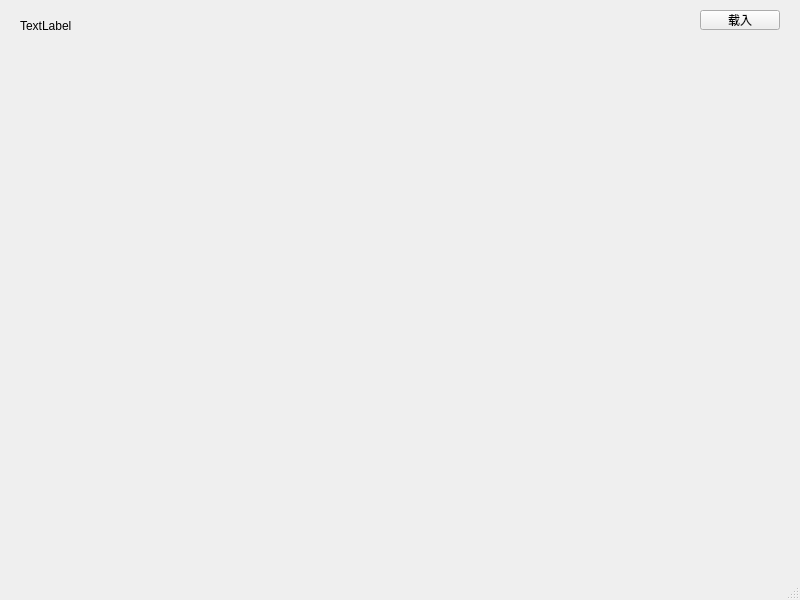
<?xml version="1.0" encoding="UTF-8"?>
<ui version="4.0">
 <class>MainWindow</class>
 <widget class="QMainWindow" name="MainWindow">
  <property name="geometry">
   <rect>
    <x>0</x>
    <y>0</y>
    <width>800</width>
    <height>600</height>
   </rect>
  </property>
  <property name="windowTitle">
   <string>MainWindow</string>
  </property>
  <widget class="QWidget" name="centralwidget">
   <widget class="QLabel" name="label_img">
    <property name="geometry">
     <rect>
      <x>20</x>
      <y>20</y>
      <width>54</width>
      <height>12</height>
     </rect>
    </property>
    <property name="text">
     <string>TextLabel</string>
    </property>
   </widget>
   <widget class="QPushButton" name="pushButton_load">
    <property name="geometry">
     <rect>
      <x>700</x>
      <y>10</y>
      <width>80</width>
      <height>20</height>
     </rect>
    </property>
    <property name="text">
     <string>载入</string>
    </property>
   </widget>
  </widget>
  <widget class="QMenuBar" name="menubar">
   <property name="geometry">
    <rect>
     <x>0</x>
     <y>0</y>
     <width>800</width>
     <height>21</height>
    </rect>
   </property>
  </widget>
  <widget class="QStatusBar" name="statusbar"/>
 </widget>
 <resources/>
 <connections/>
</ui>
